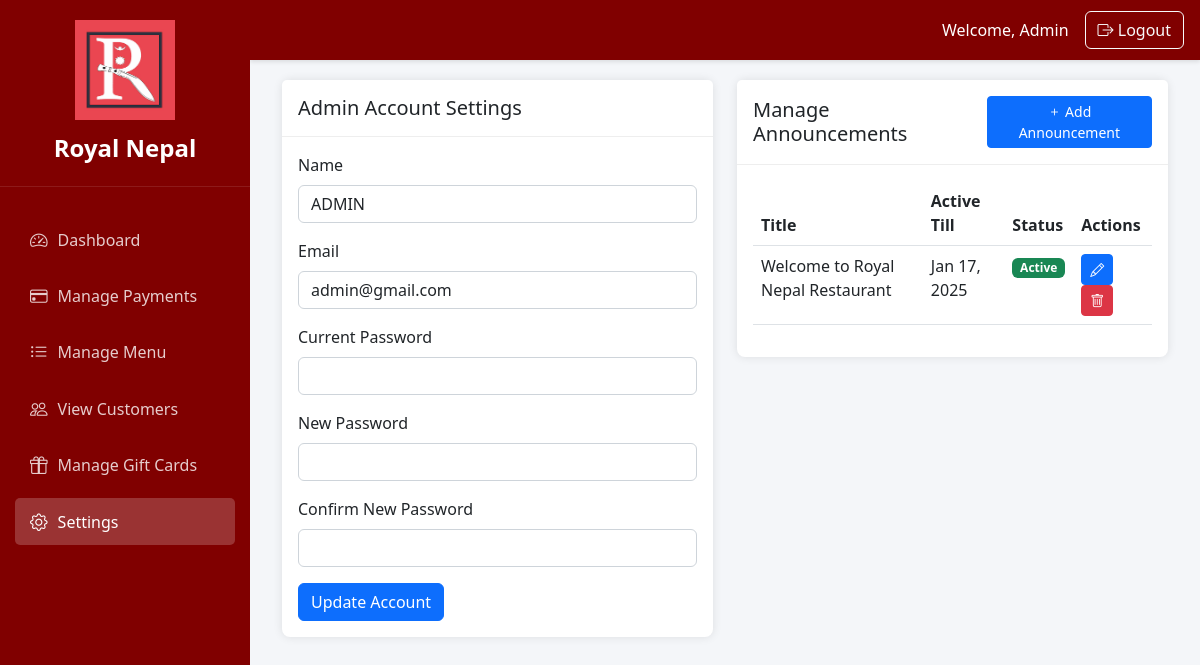
The app's page /restaurant-admin/settings/ (signed in), older data.
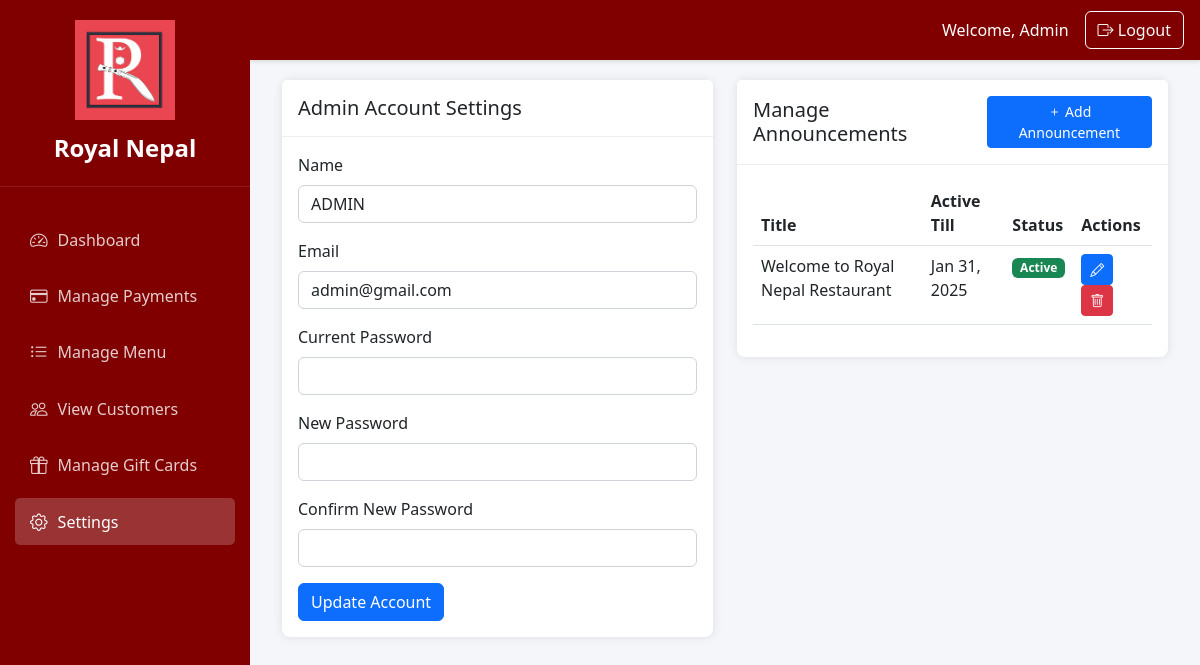
The same page, newer data.
### restaurant_admin/models.py (models this page shows, shortened)
class Announcement(models.Model):
    title = models.CharField(max_length=200)
    message = models.TextField()
    image = models.ImageField(upload_to='announcements/', null=True, blank=True)
    is_active = models.BooleanField(default=True)
    start_date = models.DateTimeField()
    end_date = models.DateTimeField()
    frequency = models.CharField(max_length=20, choices=[
        ('once', 'Show Once'),
        ('daily', 'Show Daily'),
        ('hourly', 'Show Hourly')
    ], default='once')
    created_at = models.DateTimeField(auto_now_add=True)
    updated_at = models.DateTimeField(auto_now=True)
    class Meta:
        ordering = ['-created_at']

### restaurant_admin/views.py (the view)
# urls.py: path('settings/', views.settings, name='settings'),
@user_passes_test(is_staff_or_superuser)
def settings(request):
    announcements = Announcement.objects.all().order_by('-created_at')
    return render(request, 'restaurant_admin/settings.html', {
        'announcements': announcements
    })

### restaurant_admin/views.py (called while the page is built)
def is_staff_or_superuser(user):
    return user.is_staff or user.is_superuser

### restaurant_admin/templates/restaurant_admin/settings.html (shortened to what the changed rows need)
{% extends 'restaurant_admin/base.html' %}
{% block content %}
<div class="container-fluid">
    <div class="row">
        <div class="col-md-6">
            <div class="card">
                <div class="card-body">
                    <div class="table-responsive">
                        <table class="table">
                            <thead>
                                <tr>
                                    <th>Title</th>
                                    <th>Active Till</th>
                                    <th>Status</th>
                                    <th>Actions</th>
                                </tr>
                            </thead>
                            <tbody>
                                {% for announcement in announcements %}
                                <tr>
                                    <td>{{ announcement.title }}</td>
                                    <td>
                                        {{ announcement.end_date|date:"M d, Y" }}
                                    </td>
                                    <td>
                                        <span class="badge {% if announcement.is_active %}bg-success{% else %}bg-secondary{% endif %}">
                                            {{ announcement.is_active|yesno:"Active,Inactive" }}
                                        </span>
                                    </td>
                                    <td>
                                        <button class="btn btn-sm btn-primary"
                                                onclick="editAnnouncement({{ announcement.id }})">
                                            <i class="bi bi-pencil"></i>
                                        </button>
                                        <button class="btn btn-sm btn-danger"
                                                onclick="deleteAnnouncement({{ announcement.id }})">
                                            <i class="bi bi-trash"></i>
                                        </button>
                                    </td>
                                </tr>
                                {% endfor %}
                            </tbody>
                        </table>
                    </div>
                </div>
            </div>
        </div>
    </div>
</div>
{% endblock %}

Row changes from the older to the newer data that the page shows:
changed Announcement "Welcome to Royal Nepal Restaurant": end_date "Jan 17, 2025" → "Jan 31, 2025"
